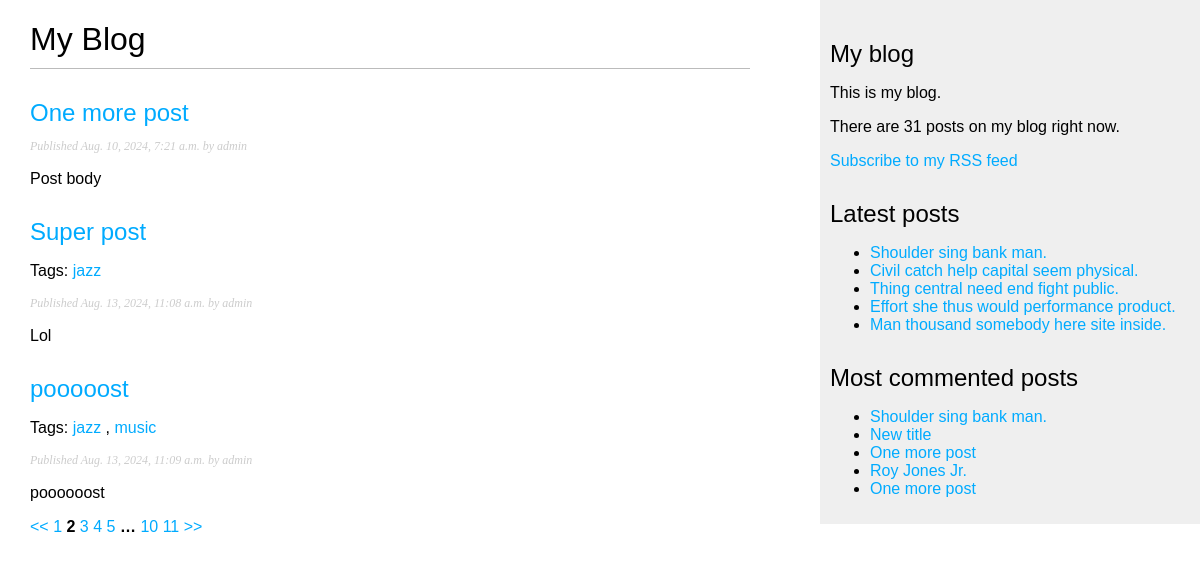
Screenshot of /blog/?page=2 with the database file from the repository.
### blog/models.py (models this page shows, shortened)
class Post(models.Model):
    class Status(models.TextChoices):
        DRAFT = "DR", "Draft",
        PUBLISHED = "PB", "Published"
    title = models.CharField(max_length=250)
    slug = models.SlugField(max_length=250)
    body = models.TextField()
    created = models.DateTimeField(auto_now_add=True)
    publish = models.DateTimeField(default=timezone.now)
    updated = models.DateTimeField(auto_now=True)
    status = models.CharField(max_length=2, choices=Status.choices, default=Status.DRAFT)
    author = models.ForeignKey(User, on_delete=models.CASCADE)
    tags = TaggableManager()
    objects = models.Manager() # Default manager
    published = PublishedManager() # Custom manager that returns published objects
    class Meta:
        ordering = ["publish"]
        indexes = [
            models.Index(fields=["-publish"]),
        ]
    def get_absolute_url(self):
        return reverse("blog:post_detail", args=[self.publish.year, self.publish.month, self.publish.day, self.slug])

### blog/views.py (the view)
# urls.py: path('', views.post_list, name='post_list'),
def post_list(request, tag_slug=None):
    post_list = Post.published.all()
    tag = None
    if tag_slug:
        tag = get_object_or_404(Tag, slug=tag_slug)
        post_list = post_list.filter(tags__slug = tag_slug)
    paginator = Paginator(post_list, 3)
    page_number = int(request.GET.get("page", 1))
    try:
        posts = paginator.page(page_number)
    except EmptyPage:
        posts = paginator.page(paginator.num_pages)
    except PageNotAnInteger:
        posts = paginator.page(1)
    posts.adjusted_elided_pages = posts.paginator.get_elided_page_range(number=page_number, on_each_side=3, on_ends=2)
    return render(request, 'blog/post/list.html', {"posts": posts, "current_page_number": page_number, "tag": tag})

### blog/models.py (called while the page is built)
    def get_queryset(self):
        return super().get_queryset().filter(status=Post.Status.PUBLISHED)

### blog/templatetags/blog_tags.py (called while the page is built)
@register.simple_tag
def total_posts():
    return Post.published.count()

@register.inclusion_tag("blog/post/latest_posts.html")
def show_latest_posts(count=5):
    latest_posts = Post.published.order_by("-publish")[:count]
    return {"latest_posts": latest_posts}

@register.simple_tag
def get_most_commented_posts(count=5):
    return Post.published.annotate(total_comments=Count("comments")).order_by("-total_comments")[:count]

@register.filter(name="markdown")
def markdown_format(text):
    return mark_safe(markdown.markdown(text))

### blog/templates/blog/post/list.html (shortened to what this page needs)
{% extends "blog/base.html" %}
{% load blog_tags %}
{% block content %}
    <h1>My Blog</h1>
    {% for post in posts %}
        <h2>
            <a href="{{ post.get_absolute_url }}">
                {{post.title}}
            </a>
        </h2>
        {% if post.tags.all %}
            <p class="tags">
                Tags:
                {% for post_tag in post.tags.all %}
                    <a href="{% url 'blog:post_list_by_tag' post_tag.slug %}">{{post_tag.name}}</a>
                    {% if not forloop.last %},{% endif %}
                {% endfor %}
            </p>
        {% endif %}
        <p class="date">
            Published {{post.publish}} by {{post.author}}
        </p>
        {{post.body|markdown|truncatewords_html:30}}
    {% endfor %}
    {% include "pagination.html" with page=posts %}
{% endblock %}

### blog/templates/blog/base.html (shortened to what this page needs)
{% load static %}
{% load blog_tags %}
<!DOCTYPE html>
<html lang="en">
<head>
    <link rel="stylesheet" href="{% static 'css/blog.css' %}">
</head>
<body>
    <div id="content">
        {% block content %}
        {% endblock %}
    </div>
    <div id="sidebar">
        <h2>My blog</h2>
        <p>
            This is my blog.
        </p>
        <p>
            There are {% total_posts %} posts on my blog right now.
        </p>
        <p>
            <a href="{% url 'blog:post_feed' %}">Subscribe to my RSS feed</a>
        </p>
        <h2>Latest posts</h2>
        {% show_latest_posts %}
        <h2>Most commented posts</h2>
        {% get_most_commented_posts as most_commented_posts %}
        <ul>
            {% for post in most_commented_posts %}
                <li>
                    <a href="{{post.get_absolute_url}}">{{post.title}}</a>
                </li>
            {% endfor %}
        </ul>
    </div>
</body>
</html>

### blog/templates/blog/post/latest_posts.html
<ul>
    {% for post in latest_posts %}
        <li>
            <a href="{{post.get_absolute_url}}">{{post.title}}</a>
        </li>
    {% endfor %}
</ul>

### blog/static/css/blog.css (style rules this page uses)
body { margin:0; padding:0; font-family:helvetica, sans-serif; }
a { color:#00abff; text-decoration:none; }
h1 { font-weight:normal; border-bottom:1px solid #bbb; padding:0 0 10px 0; }
h2 { font-weight:normal; margin:30px 0 0; }
#content { float:left; width:60%; padding:0 0 0 30px; }
#sidebar { float:right; width:30%; padding:10px; background:#efefef; height:100%; }
p.date { color:#ccc; font-family: georgia, serif; font-size: 12px; font-style: italic; }

### rows the page displays
Post: title "One more post", publish "Aug. 10, 2024, 7:21 a.m.", author "admin", body "Post body"
Post: title "Super post", publish "Aug. 13, 2024, 11:08 a.m.", author "admin", body "Lol"
Tag: name "jazz"
Post: title "pooooost", publish "Aug. 13, 2024, 11:09 a.m.", author "admin", body "poooooost"
Tag: name "music"
Post: title "Shoulder sing bank man."
Post: title "Civil catch help capital seem physical."
Post: title "Thing central need end fight public."
Post: title "Effort she thus would performance product."
Post: title "Man thousand somebody here site inside."
Post: title "New title"
Post: title "One more post"
Post: title "Roy Jones Jr."

### other values shown
{{ page_number }} "1" "3" "4" "5" "10" "11"
{{ page_number }} "2" "…"
